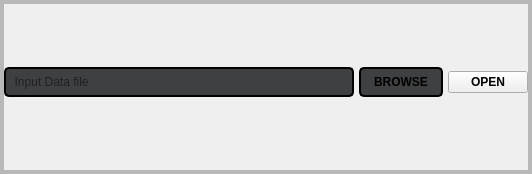
               <widget class="QFrame" name="frame_151">
                <property name="minimumSize">
                 <size>
                  <width>532</width>
                  <height>0</height>
                 </size>
                </property>
                <property name="maximumSize">
                 <size>
                  <width>850</width>
                  <height>16777215</height>
                 </size>
                </property>
                <property name="styleSheet">
                 <string notr="true"/>
                </property>
                <property name="frameShape">
                 <enum>QFrame::StyledPanel</enum>
                </property>
                <property name="frameShadow">
                 <enum>QFrame::Raised</enum>
                </property>
                <layout class="QVBoxLayout" name="verticalLayout_13">
                 <property name="spacing">
                  <number>0</number>
                 </property>
                 <property name="leftMargin">
                  <number>0</number>
                 </property>
                 <property name="topMargin">
                  <number>0</number>
                 </property>
                 <property name="rightMargin">
                  <number>0</number>
                 </property>
                 <property name="bottomMargin">
                  <number>0</number>
                 </property>
                 <item>
                  <widget class="QFrame" name="frame_154">
                   <property name="styleSheet">
                    <string notr="true"/>
                   </property>
                   <property name="frameShape">
                    <enum>QFrame::StyledPanel</enum>
                   </property>
                   <property name="frameShadow">
                    <enum>QFrame::Raised</enum>
                   </property>
                   <layout class="QHBoxLayout" name="horizontalLayout_14">
                    <property name="spacing">
                     <number>0</number>
                    </property>
                    <property name="leftMargin">
                     <number>0</number>
                    </property>
                    <property name="topMargin">
                     <number>0</number>
                    </property>
                    <property name="rightMargin">
                     <number>0</number>
                    </property>
                    <property name="bottomMargin">
                     <number>0</number>
                    </property>
                    <item>
                     <widget class="QFrame" name="frame_158">
                      <property name="styleSheet">
                       <string notr="true"/>
                      </property>
                      <property name="frameShape">
                       <enum>QFrame::StyledPanel</enum>
                      </property>
                      <property name="frameShadow">
                       <enum>QFrame::Raised</enum>
                      </property>
                      <layout class="QGridLayout" name="gridLayout_139">
                       <property name="leftMargin">
                        <number>0</number>
                       </property>
                       <property name="topMargin">
                        <number>0</number>
                       </property>
                       <property name="rightMargin">
                        <number>0</number>
                       </property>
                       <property name="bottomMargin">
                        <number>0</number>
                       </property>
                       <property name="spacing">
                        <number>0</number>
                       </property>
                       <item row="0" column="0">
                        <widget class="QFrame" name="frame_159">
                         <property name="minimumSize">
                          <size>
                           <width>0</width>
                           <height>168</height>
                          </size>
                         </property>
                         <property name="styleSheet">
                          <string notr="true"/>
                         </property>
                         <property name="frameShape">
                          <enum>QFrame::StyledPanel</enum>
                         </property>
                         <property name="frameShadow">
                          <enum>QFrame::Raised</enum>
                         </property>
                         <layout class="QGridLayout" name="gridLayout_140">
                          <property name="leftMargin">
                           <number>0</number>
                          </property>
                          <property name="topMargin">
                           <number>0</number>
                          </property>
                          <property name="rightMargin">
                           <number>0</number>
                          </property>
                          <property name="bottomMargin">
                           <number>10</number>
                          </property>
                          <property name="horizontalSpacing">
                           <number>5</number>
                          </property>
                          <property name="verticalSpacing">
                           <number>0</number>
                          </property>
                          <item row="0" column="0">
                           <widget class="QLineEdit" name="de_filename">
                            <property name="sizePolicy">
                             <sizepolicy hsizetype="Expanding" vsizetype="Maximum">
                              <horstretch>0</horstretch>
                              <verstretch>0</verstretch>
                             </sizepolicy>
                            </property>
                            <property name="toolTip">
                             <string>Input file from Operator</string>
                            </property>
                            <property name="styleSheet">
                             <string notr="true">#de_filename{
background-color: rgba(63,64,66,255);
border-radius:5px;
height:26px;
border:2px solid black;
}
#de_filename:hover{

}
</string>
                            </property>
                            <property name="frame">
                             <bool>true</bool>
                            </property>
                            <property name="readOnly">
                             <bool>true</bool>
                            </property>
                            <property name="placeholderText">
                             <string>  Input Data file</string>
                            </property>
                           </widget>
                          </item>
                          <item row="0" column="1">
                           <widget class="QPushButton" name="de_browse_button">
                            <property name="sizePolicy">
                             <sizepolicy hsizetype="Minimum" vsizetype="Maximum">
                              <horstretch>0</horstretch>
                              <verstretch>0</verstretch>
                             </sizepolicy>
                            </property>
                            <property name="font">
                             <font>
                              <family>Segoe UI</family>
                              <pointsize>9</pointsize>
                              <weight>75</weight>
                              <italic>false</italic>
                              <bold>true</bold>
                             </font>
                            </property>
                            <property name="cursor">
                             <cursorShape>PointingHandCursor</cursorShape>
                            </property>
                            <property name="styleSheet">
                             <string notr="true">#de_browse_button{background-color: rgba(63,64,66,255);
font: 600 9pt &quot;Segoe UI&quot;;
height:26px;
width:80px;
border-radius:5px;
border:2px solid black;
}
#de_browse_button:hover{

background-color:rgba(32,33,36,255);
}</string>
                            </property>
                            <property name="text">
                             <string>BROWSE</string>
                            </property>
                           </widget>
                          </item>
                          <item row="0" column="2">
                           <widget class="QPushButton" name="de_preview_in_file">
                            <property name="sizePolicy">
                             <sizepolicy hsizetype="Minimum" vsizetype="Maximum">
                              <horstretch>0</horstretch>
                              <verstretch>0</verstretch>
                             </sizepolicy>
                            </property>
                            <property name="font">
                             <font>
                              <family>Segoe UI</family>
                              <pointsize>9</pointsize>
                              <weight>75</weight>
                              <italic>false</italic>
                              <bold>true</bold>
                             </font>
                            </property>
                            <property name="cursor">
                             <cursorShape>PointingHandCursor</cursorShape>
                            </property>
                            <property name="styleSheet">
                             <string notr="true">#de_preview_in_file{background-color: rgba(63,64,66,255);
font: 600 9pt &quot;Segoe UI&quot;;
height:26px;
width:80px;
border-radius:5px;
border:2px solid black;
}
#de_preview_in_file:hover{

background-color:rgba(32,33,36,255);
}</string>
                            </property>
                            <property name="text">
                             <string>OPEN</string>
                            </property>
                           </widget>
                          </item>
                         </layout>
                        </widget>
                       </item>
                       <item row="1" column="0">
                        <widget class="QFrame" name="frame_160">
                         <property name="minimumSize">
                          <size>
                           <width>0</width>
                           <height>0</height>
                          </size>
                         </property>
                         <property name="styleSheet">
                          <string notr="true"/>
                         </property>
                         <property name="frameShape">
                          <enum>QFrame::NoFrame</enum>
                         </property>
                         <property name="frameShadow">
                          <enum>QFrame::Sunken</enum>
                         </property>
                         <property name="midLineWidth">
                          <number>0</number>
                         </property>
                        </widget>
                       </item>
                      </layout>
                     </widget>
                    </item>
                   </layout>
                  </widget>
                 </item>
                </layout>
               </widget>
